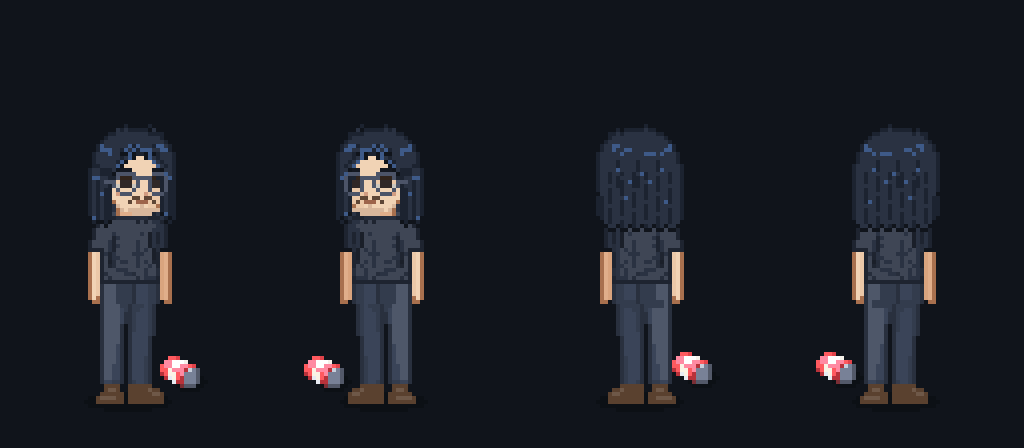
#> input picture examples/anim_ambil_barang/ichsan_ambil_4arah_4x.gif, 1024 x 448 px, given in place of ichsan_v6b_sheet.png, which was not available
$ python sit_preview.py
#> lines starting #> are read from the running program, lines starting #| are printed output that depends on the picture
# zoomed sit comparison: new v6b sit (se/sw/ne/nw) vs the live sit sprite, hip line y80 (green) and warteg split cut y84 (red)
from PIL import Image, ImageDraw
import os
B = os.path.dirname(os.path.dirname(os.path.abspath(__file__)))
EX = os.path.join(B, '..', 'examples')
for n, live in (('ichsan', 'reference_man_sheet.png'), ('noor', 'noor_sheet.png')):
    new = Image.open(f'{B}/live/{n}_v6b_sheet.png').convert('RGBA'); old = Image.open(f'{EX}/{live}').convert('RGBA')
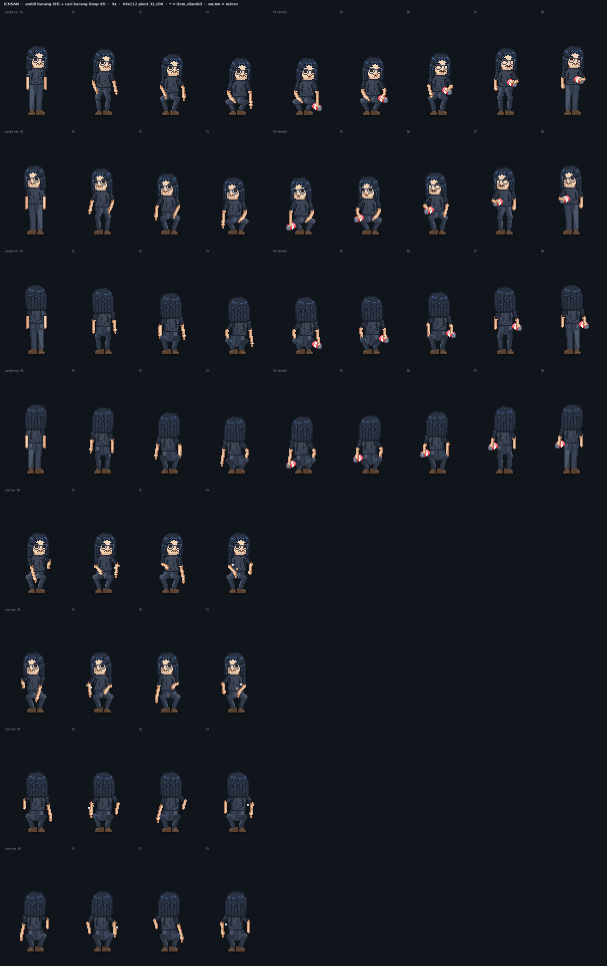
#> input picture examples/anim_ambil_barang/ichsan_ambil_cari_sheet_4x.png, 2428 x 3864 px, given in place of reference_man_sheet.png, which was not available (shown at 1/4 size)
#> further down, old is the input picture: PIL image 2428x3864 RGBA; mean R, G, B, A 21.6, 25.1, 32.2, 255
    Z = 5; W = 64 * 8; o = Image.new('RGBA', (W, 112), (236, 232, 224, 255))
#> after `o = Image.new('RGBA', (W, 112), (236, 232, 224, 255))`:
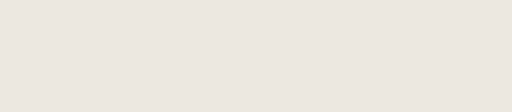
#> o: PIL image 512x112 RGBA; mean R, G, B, A 236, 232, 224, 255
    for i in range(4):
        o.alpha_composite(old.crop((0, (12 + i) * 112, 64, (13 + i) * 112)), (i * 128, 0))
        o.alpha_composite(new.crop((0, (12 + i) * 112, 64, (13 + i) * 112)), (i * 128 + 64, 0))
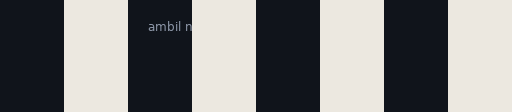
#> o: PIL image 512x112 RGBA; mean R, G, B, A 126.2, 126.3, 125.8, 255
    d = o.load()
    for x in range(0, W, 2): d[x, 84] = (220, 0, 0, 255); d[x, 80] = (0, 150, 0, 255)
    o = o.crop((0, 16, W, 112)).resize((W * Z, 96 * Z), Image.NEAREST)
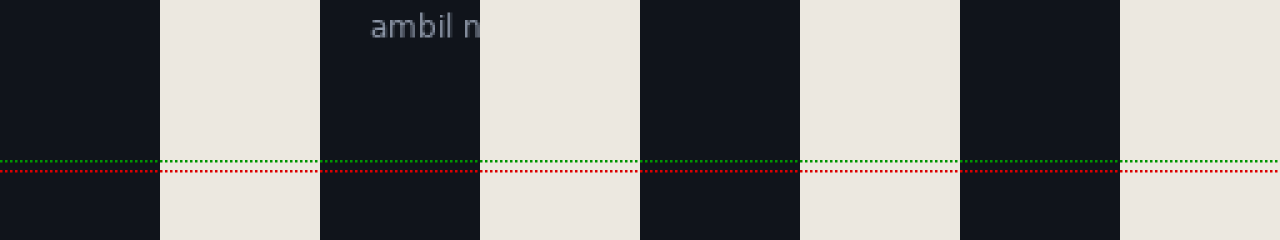
#> o: PIL image 2560x480 RGBA (shown at 1/2 size); mean R, G, B, A 126.1, 125.8, 124.5, 255
    dr = ImageDraw.Draw(o)
    for i, v in enumerate(('se', 'sw', 'ne', 'nw')):
        dr.text((i * 128 * Z + 6, 4), f'LIVE {v}', fill=(60, 60, 60, 255)); dr.text(((i * 128 + 64) * Z + 6, 4), f'NEW {v}', fill=(0, 0, 0, 255))
    dr.text((6, 96 * Z - 14), 'green = hip line y80, red = warteg/FamilyMart split cut y84', fill=(0, 0, 0, 255))
    o.save(f'{B}/live/previews/{n}_sit_zoom_vs_live.png')
#> (the run stopped early here; a loop or call above may not have finished)
